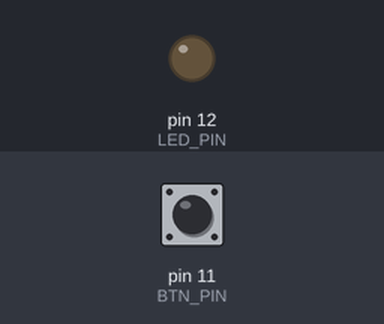
Bench run of a sketch on a simulated Arduino Uno, built with avr-gcc and run on an emulated ATmega328P. On the bench: output pins drawn as LEDs (lit = HIGH). The test bench sets the inputs (shaded band); at power-on: pin 11 (BTN_PIN) LOW.

Above: at 1.2 s.
1.3 s: pin 11 (BTN_PIN) pulled HIGH for 1 s
At 3.1 s:
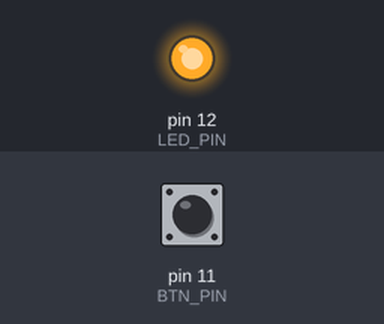
3.8 s: pin 11 (BTN_PIN) pulled HIGH for 0.15 s
At 4.4 s:
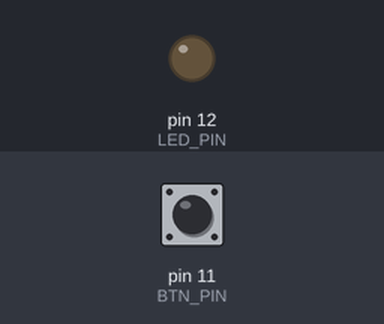
5.4 s: pin 11 (BTN_PIN) pulled HIGH for 3.2 s
At 6.25 s:
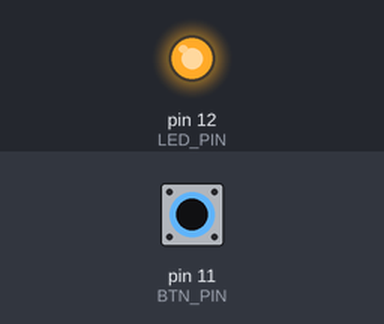
Timing chart, 0 to 10.0 s (numbered marks = the images above; inputs shaded):
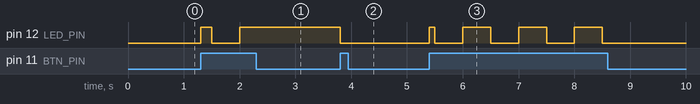

Measured:
- after the input at 1.3 s, pin 12 (LED_PIN): LOW → HIGH at once, → LOW 0.20 s later, → HIGH 0.50 s later
- after the input at 3.8 s, pin 12 (LED_PIN): HIGH → LOW at once
- after the input at 5.4 s, pin 12 (LED_PIN): LOW → HIGH at once, then repeats every 1.0 s: LOW 0.50 s, HIGH 0.50 s, until it stays LOW from 8.5 s

The sketch:

Ex3ButtonBlinksLED.ino
```cpp
/*
 * A button controlled blinking light, connect the button on pin 11, and LED on pin 12
 */

// The pin the LED is connected to
const int LED_PIN = 12;

// The pin the button is connected to
const int BTN_PIN = 11;

// How long the blink delay is, how long does it take to go from light off to light on.
const int BLINK_DELAY = 500;


void setup() {
  // Setup code here, runs once:

  // Setup pin 12 as output, to make LED blink.
  pinMode(LED_PIN, OUTPUT);

  // Setup pin 11 as an input pin, to read button.
  pinMode(BTN_PIN, INPUT);
}

void loop() {
  // Main loop code...

  // If the button pin is high, or the button is pressed
  if(digitalRead(BTN_PIN) == HIGH) {
    // If the time is in the first half of 2 times the blink delay.
    if ((millis() % (BLINK_DELAY * 2)) < BLINK_DELAY) {
      // Turn on the light
      digitalWrite(LED_PIN, HIGH);
    }
    else {
      // If we are in the second half of this section, turn the light off
      digitalWrite(LED_PIN, LOW);
    }
  }
}
```
